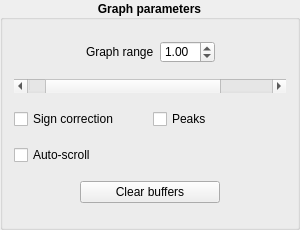
             <widget class="QGroupBox" name="GraphParametersGB">
              <property name="minimumSize">
               <size>
                <width>300</width>
                <height>230</height>
               </size>
              </property>
              <property name="maximumSize">
               <size>
                <width>300</width>
                <height>230</height>
               </size>
              </property>
              <property name="styleSheet">
               <string notr="true">QGroupBox{
	font-weight: bold;
}</string>
              </property>
              <property name="title">
               <string>Graph parameters</string>
              </property>
              <property name="alignment">
               <set>Qt::AlignCenter</set>
              </property>
              <layout class="QVBoxLayout" name="verticalLayout_8">
               <item>
                <layout class="QHBoxLayout" name="horizontalLayout_19">
                 <item>
                  <spacer name="horizontalSpacer_7">
                   <property name="orientation">
                    <enum>Qt::Horizontal</enum>
                   </property>
                   <property name="sizeHint" stdset="0">
                    <size>
                     <width>40</width>
                     <height>20</height>
                    </size>
                   </property>
                  </spacer>
                 </item>
                 <item>
                  <widget class="QLabel" name="label_13">
                   <property name="text">
                    <string>Graph range</string>
                   </property>
                   <property name="wordWrap">
                    <bool>false</bool>
                   </property>
                  </widget>
                 </item>
                 <item>
                  <widget class="QDoubleSpinBox" name="GraphRangeSpinBox">
                   <property name="minimumSize">
                    <size>
                     <width>55</width>
                     <height>0</height>
                    </size>
                   </property>
                   <property name="maximumSize">
                    <size>
                     <width>55</width>
                     <height>16777215</height>
                    </size>
                   </property>
                   <property name="cursor">
                    <cursorShape>ArrowCursor</cursorShape>
                   </property>
                   <property name="frame">
                    <bool>true</bool>
                   </property>
                   <property name="readOnly">
                    <bool>false</bool>
                   </property>
                   <property name="buttonSymbols">
                    <enum>QAbstractSpinBox::UpDownArrows</enum>
                   </property>
                   <property name="value">
                    <double>1.000000000000000</double>
                   </property>
                  </widget>
                 </item>
                 <item>
                  <spacer name="horizontalSpacer_8">
                   <property name="orientation">
                    <enum>Qt::Horizontal</enum>
                   </property>
                   <property name="sizeHint" stdset="0">
                    <size>
                     <width>40</width>
                     <height>20</height>
                    </size>
                   </property>
                  </spacer>
                 </item>
                </layout>
               </item>
               <item>
                <widget class="QScrollBar" name="GraphPositionScrollBar">
                 <property name="cursor">
                  <cursorShape>SizeHorCursor</cursorShape>
                 </property>
                 <property name="maximum">
                  <number>4</number>
                 </property>
                 <property name="singleStep">
                  <number>1</number>
                 </property>
                 <property name="sliderPosition">
                  <number>1</number>
                 </property>
                 <property name="orientation">
                  <enum>Qt::Horizontal</enum>
                 </property>
                </widget>
               </item>
               <item>
                <layout class="QHBoxLayout" name="horizontalLayout_16">
                 <item>
                  <widget class="QCheckBox" name="SignCorrectionCheckBox">
                   <property name="cursor">
                    <cursorShape>PointingHandCursor</cursorShape>
                   </property>
                   <property name="toolTip">
                    <string extracomment="Attempt to change the sign of the cycles in an interleaved manner using an algorithm."/>
                   </property>
                   <property name="statusTip">
                    <string extracomment="Attempt to change the sign of the cycles in an interleaved manner using an algorithm."/>
                   </property>
                   <property name="text">
                    <string>Sign correction</string>
                   </property>
                  </widget>
                 </item>
                 <item>
                  <widget class="QCheckBox" name="checkBox">
                   <property name="cursor">
                    <cursorShape>PointingHandCursor</cursorShape>
                   </property>
                   <property name="text">
                    <string>Peaks</string>
                   </property>
                  </widget>
                 </item>
                </layout>
               </item>
               <item>
                <widget class="QCheckBox" name="AutoScrollGraphCheckBox">
                 <property name="cursor">
                  <cursorShape>PointingHandCursor</cursorShape>
                 </property>
                 <property name="text">
                  <string>Auto-scroll</string>
                 </property>
                </widget>
               </item>
               <item>
                <layout class="QHBoxLayout" name="horizontalLayout_18">
                 <item>
                  <widget class="QPushButton" name="ClearBuffersButton">
                   <property name="minimumSize">
                    <size>
                     <width>140</width>
                     <height>0</height>
                    </size>
                   </property>
                   <property name="maximumSize">
                    <size>
                     <width>140</width>
                     <height>16777215</height>
                    </size>
                   </property>
                   <property name="cursor">
                    <cursorShape>PointingHandCursor</cursorShape>
                   </property>
                   <property name="text">
                    <string>Clear buffers</string>
                   </property>
                  </widget>
                 </item>
                </layout>
               </item>
              </layout>
             </widget>
